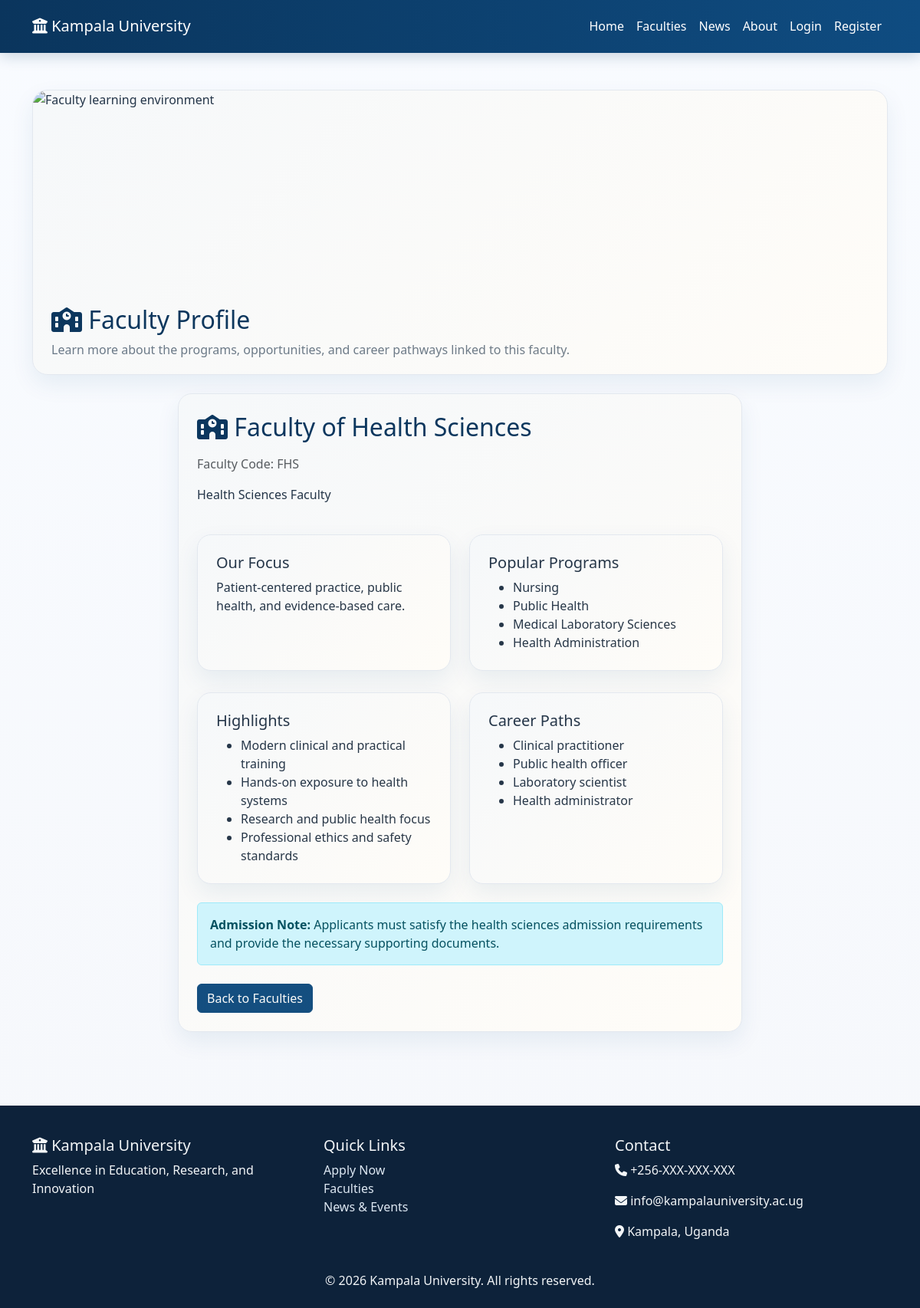
Page /pages/faculty_detail.php?id=3 on the committed database.
### tables this page shows
CREATE TABLE `faculties` (
  `id` int(11) NOT NULL,
  `name` varchar(200) NOT NULL,
  `code` varchar(20) NOT NULL,
  `description` text DEFAULT NULL,
  `dean_id` int(11) DEFAULT NULL,
  `created_at` timestamp NOT NULL DEFAULT current_timestamp()
);

### includes/faculty_profile.php (called while the page is built, shortened)
<?php
function getFacultyProfile($faculty) {
    $name = strtolower($faculty['name'] ?? '');
    $code = strtolower($faculty['code'] ?? '');
    $default = [
        'summary' => 'The faculty combines strong academic theory with practical training to prepare students for successful careers and lifelong learning.',
        'focus' => 'Student-centered teaching, applied research, and industry engagement.',
        'highlights' => [
            'Experienced and qualified academic staff',
            'Modern learning facilities and laboratories',
            'Practical internships and fieldwork opportunities',
            'Career guidance and professional support'
        ],
        'programs' => ['Undergraduate studies', 'Postgraduate studies', 'Professional training'],
        'careers' => ['Leadership and management roles', 'Professional practice', 'Research and innovation'],
        'admission' => 'Applicants should meet the university admission requirements and provide the requested academic documents.'
    ];
    if (strpos($name, 'health') !== false || strpos($name, 'med') !== false || strpos($code, 'hs') !== false) {
        return [
            'summary' => 'The Faculty of Health Sciences provides rigorous training that combines scientific knowledge, clinical practice, and compassionate care.',
            'focus' => 'Patient-centered practice, public health, and evidence-based care.',
            'highlights' => [
                'Modern clinical and practical training',
                'Hands-on exposure to health systems',
                'Research and public health focus',
                'Professional ethics and safety standards'
            ],
            'programs' => ['Nursing', 'Public Health', 'Medical Laboratory Sciences', 'Health Administration'],
            'careers' => ['Clinical practitioner', 'Public health officer', 'Laboratory scientist', 'Health administrator'],
            'admission' => 'Applicants must satisfy the health sciences admission requirements and provide the necessary supporting documents.'
        ];
    }
    return $default;
}

### pages/faculty_detail.php (the view, shortened to what this page needs)
<?php
require_once __DIR__ . '/../includes/faculty_profile.php';
$db = getDB();
$id = (int)($_GET['id'] ?? 0);
$faculty = null;
if ($db && $id) {
    $stmt = $db->prepare('SELECT * FROM faculties WHERE id = ?');
    $stmt->execute([$id]);
    $faculty = $stmt->fetch();
}
include __DIR__ . '/../includes/header.php';
?>
<div class="container py-5">
    <div class="page-hero">
        <img src="https://images.unsplash.com/photo-1524995997946-a1c2e315a42f?auto=format&fit=crop&w=1200&q=80" alt="Faculty learning environment">
        <div class="page-hero-body">
            <h2><i class="fas fa-school"></i> Faculty Profile</h2>
            <p>Learn more about the programs, opportunities, and career pathways linked to this faculty.</p>
        </div>
    </div>
    <div class="row justify-content-center">
        <div class="col-lg-8">
            <div class="content-card">
                <?php if ($faculty): ?>
                    <?php $profile = getFacultyProfile($faculty); ?>
                    <h2><i class="fas fa-school"></i> <?php echo htmlspecialchars($faculty['name']); ?></h2>
                    <p class="text-muted">Faculty Code: <?php echo htmlspecialchars($faculty['code']); ?></p>
                    <p><?php echo htmlspecialchars($faculty['description'] ?? $profile['summary']); ?></p>
                    <div class="row g-4 mt-3">
                        <div class="col-md-6">
                            <div class="feature-card h-100">
                                <h5>Our Focus</h5>
                                <p class="mb-0"><?php echo htmlspecialchars($profile['focus']); ?></p>
                            </div>
                        </div>
                        <div class="col-md-6">
                            <div class="feature-card h-100">
                                <h5>Popular Programs</h5>
                                <ul class="mb-0">
                                    <?php foreach ($profile['programs'] as $program): ?>
                                        <li><?php echo htmlspecialchars($program); ?></li>
                                    <?php endforeach; ?>
                                </ul>
                            </div>
                        </div>
                    </div>
                    <div class="row g-4 mt-1">
                        <div class="col-md-6">
                            <div class="feature-card h-100">
                                <h5>Highlights</h5>
                                <ul class="mb-0">
                                    <?php foreach ($profile['highlights'] as $highlight): ?>
                                        <li><?php echo htmlspecialchars($highlight); ?></li>
                                    <?php endforeach; ?>
                                </ul>
                            </div>
                        </div>
                        <div class="col-md-6">
                            <div class="feature-card h-100">
                                <h5>Career Paths</h5>
                                <ul class="mb-0">
                                    <?php foreach ($profile['careers'] as $career): ?>
                                        <li><?php echo htmlspecialchars($career); ?></li>
                                    <?php endforeach; ?>
                                </ul>
                            </div>
                        </div>
                    </div>
                    <div class="alert alert-info mt-4 mb-0">
                        <strong>Admission Note:</strong> <?php echo htmlspecialchars($profile['admission']); ?>
                    </div>
                    <a href="faculties.php" class="btn btn-primary mt-4">Back to Faculties</a>
                <?php else: ?>
                    <div class="alert alert-warning">The requested faculty could not be found.</div>
                    <a href="faculties.php" class="btn btn-primary">Back to Faculties</a>
                <?php endif; ?>
            </div>
        </div>
    </div>
</div>
<?php include __DIR__ . '/../includes/footer.php'; ?>

### assets/css/style.css (style rules this page uses)
:root { --primary-color: #0f4c81; --primary-dark: #0a355d; --accent-color: #f4b942; --accent-soft: #fff4cf; --text-color: #243447; --muted-color: #6c7a89; --bg-color: #f5f7fb; --border-color: #e3e8ef; }
* { box-sizing: border-box; }
html { scroll-behavior: smooth; }
body { font-family: 'Segoe UI', Tahoma, Geneva, Verdana, sans-serif; color: var(--text-color); background: linear-gradient(180deg, rgba(248, 251, 255, 0.95) 0%, rgba(245, 247, 251, 0.92) 100%), url('https://images.unsplash.com/photo-1522202176988-66273c2fd55f?auto=format&fit=crop&w=1800&q=80') center/cover fixed; min-height: 100vh; }
.btn-primary, .btn-accent { background-color: var(--primary-color); border-color: var(--primary-color); color: #fff; }
.feature-card, .content-card, .faculty-card { background: #fff; border: 1px solid var(--border-color); border-radius: 18px; box-shadow: 0 12px 30px rgba(15, 76, 129, 0.08); padding: 1.5rem; transition: transform 0.3s ease, box-shadow 0.3s ease; }
.page-hero { background: #fff; border: 1px solid var(--border-color); border-radius: 20px; overflow: hidden; box-shadow: 0 12px 30px rgba(15, 76, 129, 0.08); margin-bottom: 1.5rem; }
.page-hero img { width: 100%; height: 260px; object-fit: cover; display: block; }
.page-hero-body { padding: 1.25rem 1.5rem; }
.page-hero-body h2 { color: var(--primary-dark); margin-bottom: 0.5rem; }
.page-hero-body p { color: var(--muted-color); margin-bottom: 0; }
.content-card h2 { margin-bottom: 1rem; color: var(--primary-dark); }
.content-card, .feature-card, .faculty-card, .page-hero { position: relative; overflow: hidden; }
.content-card::before, .feature-card::before, .faculty-card::before, .page-hero::before { content: ''; position: absolute; inset: 0; background: linear-gradient(135deg, rgba(15, 76, 129, 0.04), rgba(244, 185, 66, 0.04)); pointer-events: none; }

### rows in the picture
faculties: name "Faculty of Health Sciences", code "FHS", description "Health Sciences Faculty"

### other values in the picture
$profile['focus'] "Patient-centered practice, public health, and evidence-based care."
$program "Nursing"
$program "Public Health"
$program "Medical Laboratory Sciences"
$program "Health Administration"
$highlight "Modern clinical and practical training"
$highlight "Hands-on exposure to health systems"
$highlight "Research and public health focus"
$highlight "Professional ethics and safety standards"
$career "Clinical practitioner"
$career "Public health officer"
$career "Laboratory scientist"
$career "Health administrator"
$profile['admission'] "Applicants must satisfy the health sciences admission requirements and provide the necessary supporting documents."
